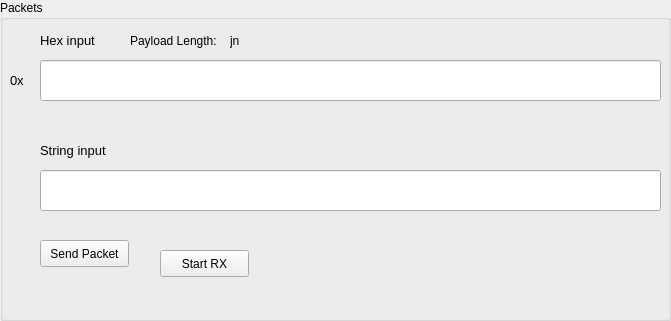
   <widget class="QGroupBox" name="groupBox_2">
    <property name="geometry">
     <rect>
      <x>450</x>
      <y>370</y>
      <width>671</width>
      <height>321</height>
     </rect>
    </property>
    <property name="title">
     <string>Packets</string>
    </property>
    <widget class="QPushButton" name="pushButton_6">
     <property name="geometry">
      <rect>
       <x>40</x>
       <y>240</y>
       <width>89</width>
       <height>27</height>
      </rect>
     </property>
     <property name="text">
      <string>Send Packet</string>
     </property>
    </widget>
    <widget class="QPushButton" name="pushButton_4">
     <property name="geometry">
      <rect>
       <x>160</x>
       <y>250</y>
       <width>89</width>
       <height>27</height>
      </rect>
     </property>
     <property name="text">
      <string>Start RX</string>
     </property>
    </widget>
    <widget class="QLineEdit" name="leHexInput">
     <property name="geometry">
      <rect>
       <x>40</x>
       <y>60</y>
       <width>621</width>
       <height>41</height>
      </rect>
     </property>
     <property name="font">
      <font>
       <pointsize>8</pointsize>
      </font>
     </property>
     <property name="text">
      <string/>
     </property>
    </widget>
    <widget class="QLabel" name="label">
     <property name="geometry">
      <rect>
       <x>40</x>
       <y>30</y>
       <width>111</width>
       <height>21</height>
      </rect>
     </property>
     <property name="font">
      <font>
       <pointsize>10</pointsize>
      </font>
     </property>
     <property name="text">
      <string>Hex input</string>
     </property>
    </widget>
    <widget class="QLineEdit" name="leStringInput">
     <property name="geometry">
      <rect>
       <x>40</x>
       <y>170</y>
       <width>621</width>
       <height>41</height>
      </rect>
     </property>
     <property name="text">
      <string/>
     </property>
    </widget>
    <widget class="QLabel" name="label_12">
     <property name="geometry">
      <rect>
       <x>40</x>
       <y>140</y>
       <width>111</width>
       <height>21</height>
      </rect>
     </property>
     <property name="font">
      <font>
       <pointsize>10</pointsize>
      </font>
     </property>
     <property name="text">
      <string>String input</string>
     </property>
    </widget>
    <widget class="QLabel" name="label_13">
     <property name="geometry">
      <rect>
       <x>10</x>
       <y>70</y>
       <width>21</width>
       <height>21</height>
      </rect>
     </property>
     <property name="font">
      <font>
       <pointsize>10</pointsize>
      </font>
     </property>
     <property name="text">
      <string>0x</string>
     </property>
    </widget>
    <widget class="QLabel" name="label_14">
     <property name="geometry">
      <rect>
       <x>130</x>
       <y>30</y>
       <width>101</width>
       <height>21</height>
      </rect>
     </property>
     <property name="text">
      <string>Payload Length:</string>
     </property>
    </widget>
    <widget class="QLabel" name="lblLenPacket">
     <property name="geometry">
      <rect>
       <x>230</x>
       <y>30</y>
       <width>51</width>
       <height>21</height>
      </rect>
     </property>
     <property name="text">
      <string>jn</string>
     </property>
    </widget>
   </widget>
